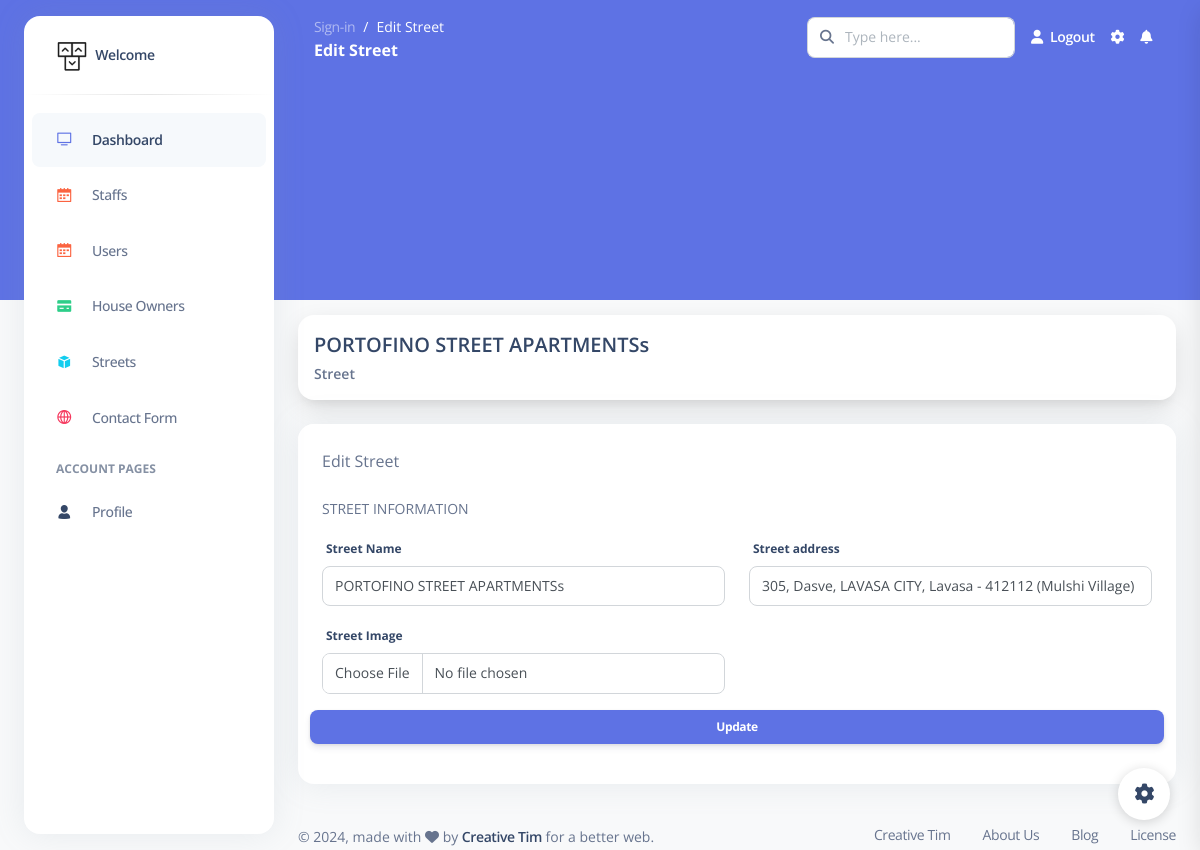
The app's page /cadmin/edit_street/1 with its own data.
### cadmin/models.py (models this page shows)
class Streets(models.Model):
    Street_name = models.CharField(max_length=100)
    Street_address = models.CharField(max_length=255)
    Street_status = models.BooleanField(default=True)
    Street_image = models.ImageField(upload_to="Streets")

### cadmin/views.py (the view, shortened to what this page needs)
# urls.py: path('edit_street/<int:id>', views.edit_street, name="edit_street"),
def edit_street(request, id):
    street = Streets.objects.get(id=id)
    page = "Edit Street"
    return render(request, 'admin/streets/edit_street.html', {'page': page, 'street': street})

### templates/admin/streets/edit_street.html (shortened to what this page needs)
{% extends 'bases/adminbase.html' %}
{% load static %}
{% block content %}
<div class="card shadow-lg mx-4 card-profile-bottom">
    <div class="card-body p-3">
        <div class="row gx-4">
            <div class="col-auto my-auto">
                <div class="h-100">
                    <h5 class="mb-1">
                        {{street.Street_name}}
                    </h5>
                    <p class="mb-0 font-weight-bold text-sm">
                       Street
                    </p>
                </div>
            </div>
        </div>
    </div>
</div>
<div class="container-fluid py-4">
    <div class="row">
        <div class="col-md-12">
            <div class="card">
                <div class="card-header pb-0">
                    <div class="d-flex align-items-center">
                        <p class="mb-0">Edit Street</p>
                    </div>
                </div>
                <form method="POST" enctype="multipart/form-data">
                    <div class="card-body">
                        <p class="text-uppercase text-sm">Street Information</p>
                        <div class="row">
                            <div class="col-md-6">
                                <div class="form-group">
                                    <label for="example-text-input" class="form-control-label">Street Name</label>
                                    <input class="form-control"  name="s_name" value="{{street.Street_name}}"
                                        type="text">
                                </div>
                            </div>
                            <div class="col-md-6">
                                <div class="form-group">
                                    <label for="example-text-input" class="form-control-label">Street address</label>
                                    <input class="form-control" name="s_address" value="{{street.Street_address}}" type="text">
                                </div>
                            </div>
                            <div class="col-md-6">
                                <div class="form-group">
                                    <label for="example-text-input" class="form-control-label">Street Image</label>
                                    <input class="form-control" name="new_s_image" type="file" >
                                </div>
                            </div>
                            <button type="submit" class="btn btn-primary btn-sm ms-auto">Update</button>
                        </div>
                    </div>
                </form>
            </div>
        </div>
    </div>
</div>
{% endblock content %}

### records on screen
Streets: Street_name "PORTOFINO STREET APARTMENTSs", s_name "PORTOFINO STREET APARTMENTSs", s_address "305, Dasve, LAVASA CITY, Lavasa - 412112 (Mulshi Village)"

### other values on screen
{{ page }} "Edit Street"
